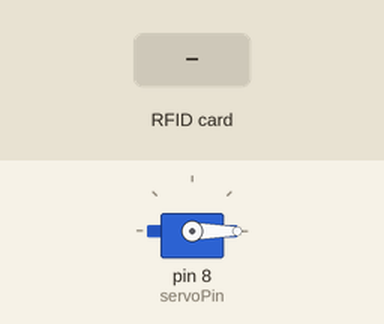
Simulated run of this sketch. Board: Arduino Uno, built with avr-gcc and run on an emulated ATmega328P. Parts: servo. The test bench sets the inputs (shaded band). What the sketch prints to the serial monitor is not drawn.

Above: at 1.2 s.
1.3 s: RFID card 5E 7A 19 C4 held to the reader
Timing chart, 0 to 4.3 s (numbered marks = the images above; inputs shaded):
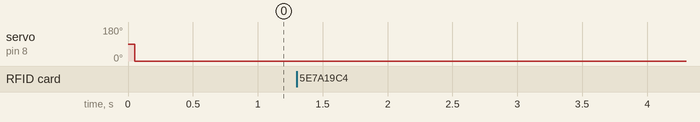

The sketch:

rfid_ile_servo_kontrol_.ino
```cpp
#include <SPI.h>
#include <MFRC522.h>
#include <Servo.h>

int RST_PIN = 7;                          //RC522 modülü reset pinini tanımlıyoruz.
int SS_PIN = 10;                          //RC522 modülü chip select pinini tanımlıyoruz.
int servoPin = 8;                         //Servo motor pinini tanımlıyoruz.
//int buzzerPin=6;                        //Buzzer pinini tanımlıyoruz.Buzzeriniz var ise baştaki // ları silin.

Servo motor;                              //Servo motor için değişken oluşturuyoruz.
MFRC522 rfid(SS_PIN, RST_PIN);            //RC522 modülü ayarlarını yapıyoruz.
byte ID[4] = {252,109,23,74};             //Yetkili kart ID'sini tanımlıyoruz.
void setup() {
  motor.attach(servoPin);                 //Servo motor pinini motor değişkeni ile ilişkilendiriyor.
  Serial.begin(9600);                     //Seri haberleşmeyi başlatıyor.
  SPI.begin();                            //SPI iletişimini başlatıyor.
  rfid.PCD_Init();                        //RC522 modülünü başlatıyor.
 // pinMode(buzzerPin,OUTPUT);            //Buzzer modulünü başlatıyor.Buzzeriniz var ise baştaki // ları silin.
  motor.write(0);                         //Kap
}


void loop() {

  if ( ! rfid.PICC_IsNewCardPresent())    //Yeni kartın okunmasını bekliyoruz.
    return;

  if ( ! rfid.PICC_ReadCardSerial())      //Kart okunmadığı zaman bekliyoruz.
    return;


  if (rfid.uid.uidByte[0] == ID[0] &&     //Okunan kart ID'si ile ID değişkenini karşılaştırıyoruz.
    rfid.uid.uidByte[1] == ID[1] &&
    rfid.uid.uidByte[2] == ID[2] &&
    rfid.uid.uidByte[3] == ID[3] ) {
        Serial.println("Kapi acildi");
        ekranaYazdir();
        motor.write(180);                 //Servo motoru 180 dereceye getiriyoruz.
        delay(3000);
        motor.write(0);                   //Servo motoru 0 dereceye getiriyoruz.
        delay(1000);
    }
    else{                                 //Yetkisiz girişte içerideki komutlar çalıştırılır.
      Serial.println("Yetkisiz Kart");
      ekranaYazdir();
      //digitalWrite(buzzerPin,HIGH);     //Ses çıkarması için buzzeri uyarır.
      //delay(1000);                      //Buzzeriniz var ise baştaki // ları silin.
      //digitalWrite(buzzerPin,LOW);      //Buzzeriniz var ise baştaki // ları silin.
      //delay(1000);                      //Buzzeriniz var ise baştaki // ları silin.
    }
  rfid.PICC_HaltA();
}
void ekranaYazdir(){
  Serial.print("ID Numarasi: ");
  for(int sayac = 0; sayac < 4; sayac++){
    Serial.print(rfid.uid.uidByte[sayac]);
    Serial.print(" ");
  }
  Serial.println("");
}
```

Measured:
- after the input at 1.3 s, every drawn part: stays the same
